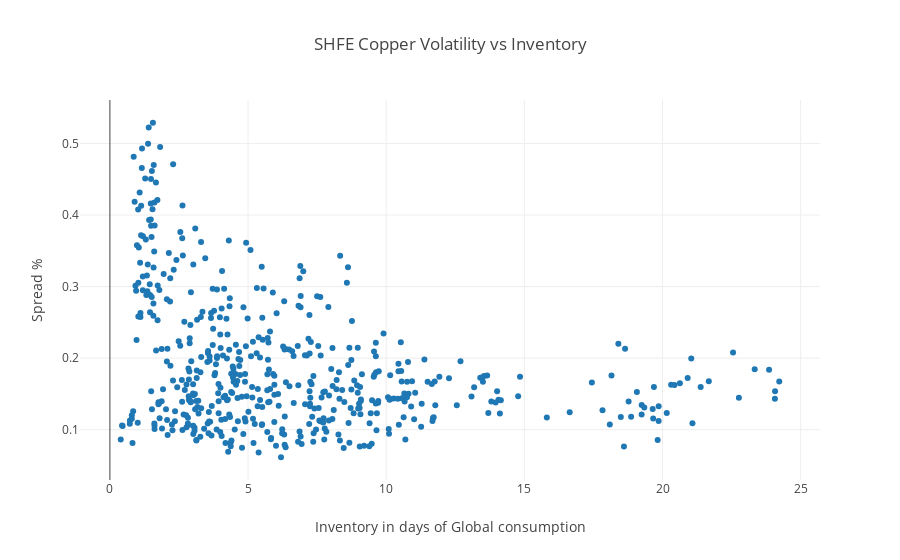
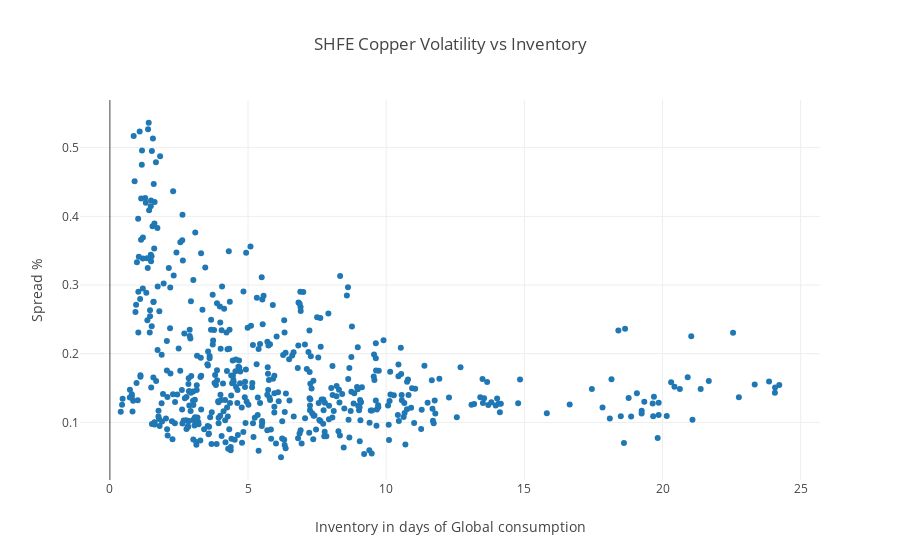

The notebook cell these images were saved under, in order:
### Code cell
vol = pd.read_pickle('data/SCFc-fc-px').pct_change().rolling(20).std()*np.sqrt(252)
vol_vs_inv = pd.concat([inv,vol], axis=1).dropna()

iplot(go.Figure(data=[go.Scatter(x=vol_vs_inv['SHFE On Warrant in Days'], y=vol_vs_inv.SCFc07, mode='markers')],
     layout=go.Layout(title='SHFE Copper Volatility vs Inventory', 
                      xaxis=dict(title='Inventory in days of Global consumption'),
                      yaxis=dict(title='Spread %'),yaxis2=dict(title='Spread', overlaying='y', side='right'))))

iplot(go.Figure(data=[go.Scatter(x=vol_vs_inv['SHFE On Warrant in Days'], y=vol_vs_inv.SCFc01, mode='markers')],
     layout=go.Layout(title='SHFE Copper Volatility vs Inventory', 
                      xaxis=dict(title='Inventory in days of Global consumption'),
                      yaxis=dict(title='Spread %'),yaxis2=dict(title='Spread', overlaying='y', side='right'))))

### Figure 1 — Plotly figure (JSON) as saved in the notebook; plotly's stock layout.template omitted (floating-point values rounded to 4 significant figures; data arrays with more than 128 entries replaced by an {"elided": "..."} marker saying what was removed)
{"data": [{"mode": "markers", "type": "scatter", "uid": "40faf9b4-e9fb-11e8-98e7-acde48001122", "x": {"elided": "516 float values"}, "y": {"elided": "516 float values"}}], "layout": {"autosize": true, "title": "SHFE Copper Volatility vs Inventory", "xaxis": {"autorange": true, "range": [-1.029, 25.65], "title": "Inventory in days of Global consumption", "type": "linear"}, "yaxis": {"autorange": true, "range": [0.02727, 0.5632], "title": "Spread %", "type": "linear"}, "yaxis2": {"overlaying": "y", "side": "right", "title": "Spread"}}}

### Figure 2 — Plotly figure (JSON) as saved in the notebook; plotly's stock layout.template omitted (floating-point values rounded to 4 significant figures; data arrays with more than 128 entries replaced by an {"elided": "..."} marker saying what was removed)
{"data": [{"mode": "markers", "type": "scatter", "uid": "41014c4c-e9fb-11e8-aca3-acde48001122", "x": {"elided": "516 float values"}, "y": {"elided": "516 float values"}}], "layout": {"autosize": true, "title": "SHFE Copper Volatility vs Inventory", "xaxis": {"autorange": true, "range": [-1.029, 25.65], "title": "Inventory in days of Global consumption", "type": "linear"}, "yaxis": {"autorange": true, "range": [0.01365, 0.5719], "title": "Spread %", "type": "linear"}, "yaxis2": {"overlaying": "y", "side": "right", "title": "Spread"}}}
